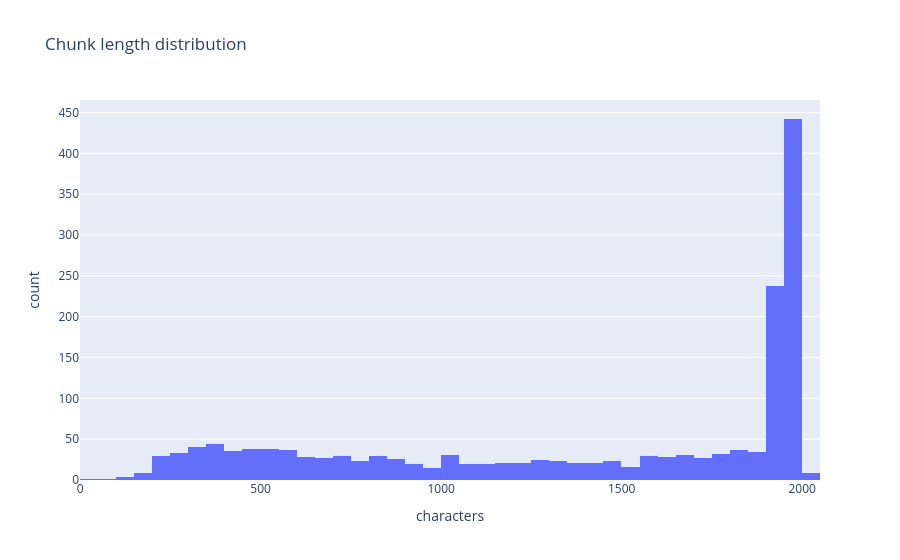

The cell this chart's notebook holds for it:
### Code cell
enc = tiktoken.get_encoding("cl100k_base")
chunk_df = pd.DataFrame({
    "library": [c.metadata["library"] for c in chunks],
    "chars": [len(c.page_content) for c in chunks],
    "tokens": [len(enc.encode(c.page_content)) for c in chunks],
})

print(chunk_df.groupby("library").agg(chunks=("chars", "size"), mean_chars=("chars", "mean")).round(0), "\n")
print(chunk_df[["chars", "tokens"]].describe().round(0), "\n")

tiny = chunk_df[chunk_df.chars < 200]
print(f"Tiny chunks (<200 chars): {len(tiny)}")

PRICE_PER_1M = 0.13 # text-embedding-3-large, USD; confirm current OpenAI pricing
total_tokens = chunk_df.tokens.sum()
print(f"Total tokens: {total_tokens:,} -> est.embedding cost ${total_tokens / 1e6 * PRICE_PER_1M:.2f}")

go.Figure(go.Histogram(x=chunk_df.chars, nbinsx=40)).update_layout(
    title="Chunk length distribution", 
    xaxis_title="characters",
    yaxis_title="count"
).show()

### Figure 1 — Plotly figure (JSON) as saved in the notebook; plotly's stock layout.template omitted (floating-point values rounded to 4 significant figures; data arrays with more than 128 entries replaced by an {"elided": "..."} marker saying what was removed)
{"data": [{"nbinsx": 40, "type": "histogram", "x": {"elided": "1652 int values"}}], "layout": {"title": {"text": "Chunk length distribution"}, "xaxis": {"title": {"text": "characters"}}, "yaxis": {"title": {"text": "count"}}}}
